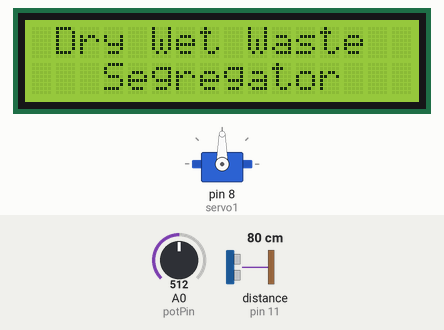
This sketch was run on a simulated Arduino Uno, built with avr-gcc and run on an emulated ATmega328P. On the bench: 16×2 character LCD, servo. Wiring (inferred from the names in the program): ultrasonic range finder: trigger pin 12; echo pin 11. The test bench sets the inputs (shaded band); at power-on: distance to the obstacle (sensor on pin 11) 80 cm, A0 (potPin) = 512. The echo pulse lasts 58.3 µs per cm; what the sketch prints to the serial monitor is not drawn.

Above: at 2.2 s.
2.3 s: distance to the obstacle (sensor on pin 11) set to 4 cm
At 6.1 s:
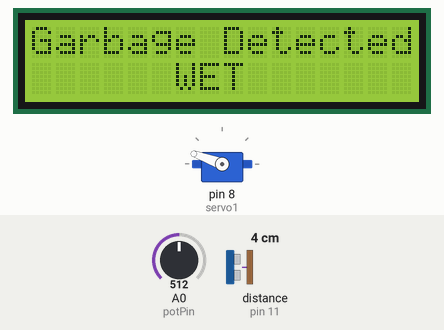
8.5 s: distance to the obstacle (sensor on pin 11) set to 35 cm
At 8.5 s:
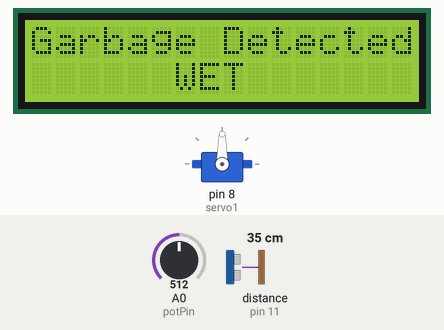
11.6 s: distance to the obstacle (sensor on pin 11) set to 17 cm
14.7 s: distance to the obstacle (sensor on pin 11) set to 13 cm
At 17.7 s:
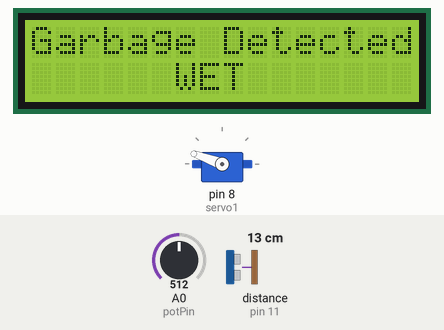
Timing chart, 0 to 18.8 s (numbered marks = the images above; inputs shaded):
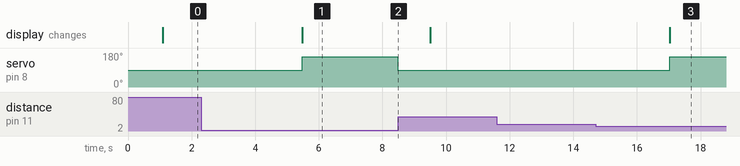

Measured:
- the behaviour switches between 16 and 15 cm on distance to the obstacle (sensor on pin 11) (found by bisection; images 2 and 3)
- after the input at 2.3 s, servo on pin 8 (servo1): 90° → 160° after 3.2 s, → 90° 3.0 s later; the display: changes after 3.2 s (image 1)
- after the input at 11.6 s, every drawn part: stays the same
- after the input at 14.7 s, servo on pin 8 (servo1): 90° → 160° after 2.3 s; the display: changes after 2.3 s (image 3)

The sketch:

waste_segregator.ino
```cpp
/*
 * Automatic Dry & Wet Waste Segregator
 * Gyan Ganga Institute of Technology and Sciences, Jabalpur
 * Batch: 2023-2027
 *
 * Components:
 *   - Arduino Uno
 *   - Soil Moisture Sensor  -> A0
 *   - Ultrasonic Sensor     -> Trig: 12, Echo: 11
 *   - Servo Motor           -> Pin 8
 *   - I2C LCD 16x2          -> Address 0x27
 *
 * Logic:
 *   1. Ultrasonic sensor detects if waste is placed (distance < 15 cm)
 *   2. Soil moisture sensor reads humidity of the waste
 *   3. If humidity > threshold -> WET  -> servo rotates to 160 degrees
 *      If humidity <= threshold -> DRY -> servo rotates to 20 degrees
 *   4. Servo returns to center (90 degrees) after sorting
 *   5. LCD displays real-time classification status
 */

#include <LiquidCrystal_I2C.h>
#include <Servo.h>

// -- Objects -----------------------------------------------
LiquidCrystal_I2C lcd(0x27, 2, 1, 0, 4, 5, 6, 7, 3, POSITIVE);
Servo servo1;

// -- Pin Definitions ---------------------------------------
const int trigPin = 12;
const int echoPin = 11;
const int potPin  = A0;

// -- Configuration -----------------------------------------
const int maxDryValue    = 1;   // Humidity % above this = WET waste
const int Ultra_Distance = 15;  // cm - waste detected if closer than this

// -- Variables ---------------------------------------------
long duration;
int  distance = 0;
int  soil     = 0;
int  fsoil    = 0;

// -- Setup -------------------------------------------------
void setup() {
  Serial.begin(9600);
  lcd.begin(16, 2);

  pinMode(trigPin, OUTPUT);
  pinMode(echoPin, INPUT);

  servo1.attach(8);
  servo1.write(90); // Start at center position

  Serial.println("Soil Sensor     Ultrasonic          Servo");
  lcd.print(".........");
  delay(1000);
}

// -- Main Loop ---------------------------------------------
void loop() {
  lcd.clear();
  lcd.setCursor(1, 0);
  lcd.print("Dry Wet Waste");
  lcd.setCursor(3, 1);
  lcd.print("Segregator");

  // Measure distance (average of 2 readings)
  distance = 0;
  for (int i = 0; i < 2; i++) {
    digitalWrite(trigPin, LOW);
    delayMicroseconds(7);
    digitalWrite(trigPin, HIGH);
    delayMicroseconds(10);
    digitalWrite(trigPin, LOW);
    delayMicroseconds(10);

    duration  = pulseIn(echoPin, HIGH);
    distance += duration * 0.034 / 2;
    delay(10);
  }
  distance = distance / 2;

  // Waste detected within range
  if (distance < Ultra_Distance && distance > 1) {
    delay(1000);

    // Read moisture sensor (average of 3 readings)
    fsoil = 0;
    for (int i = 0; i < 3; i++) {
      soil   = analogRead(potPin);
      soil   = constrain(soil, 485, 1023);
      fsoil += map(soil, 485, 1023, 100, 0);
      delay(75);
    }
    fsoil = fsoil / 3;

    Serial.print("Humidity: ");
    Serial.print(fsoil);
    Serial.print("%");
    Serial.print("    Distance: ");
    Serial.print(distance);
    Serial.print(" cm");

    // Classify and sort
    if (fsoil > maxDryValue) {
      // WET WASTE
      delay(1000);
      lcd.clear();
      lcd.setCursor(0, 0);
      lcd.print("Garbage Detected!");
      lcd.setCursor(6, 1);
      lcd.print("WET");
      Serial.println("     ==> WET Waste");
      servo1.write(160);
      delay(3000);
    } else {
      // DRY WASTE
      delay(1000);
      lcd.clear();
      lcd.setCursor(0, 0);
      lcd.print("Garbage Detected!");
      lcd.setCursor(6, 1);
      lcd.print("DRY");
      Serial.println("     ==> DRY Waste");
      servo1.write(20);
      delay(3000);
    }

    servo1.write(90); // Return servo to center
  }

  // Reset for next cycle
  distance = 0;
  fsoil    = 0;
  delay(1000);
}
```
